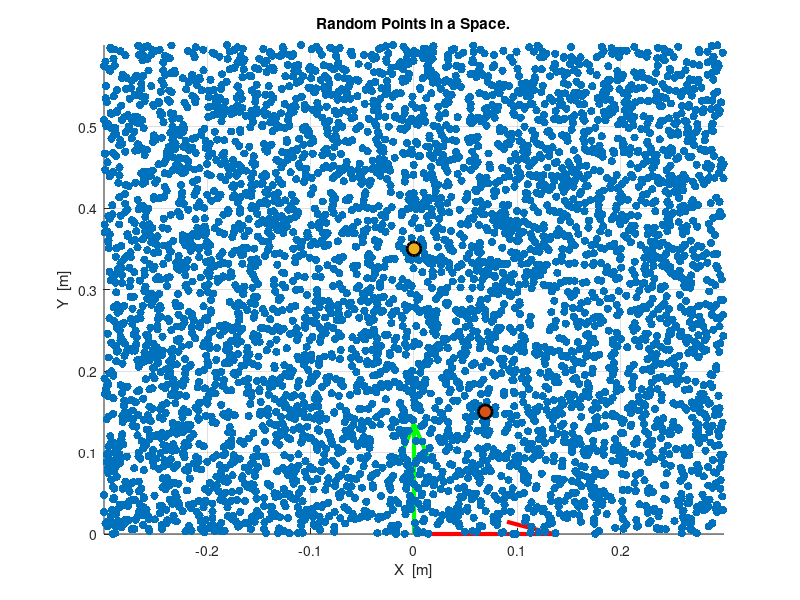

Reproduce this figure in MATLAB. (Note: this script raises an error after producing the figure.)
%　部分高速typeAの経路を表示する
%　データは以前作成したものを利用

clear;

addpath('.', '-end');
addpath('function', '-end');

load('data/random_point.mat', 'random_point');

apply_points = [];
first_pos = [0.069, 0.150];
goal_pos = [0.0, 0.35];


min_theta = 90;
max_theta = 114.4;
half_range = max_theta - min_theta;
average_theta = (min_theta + max_theta) / 2;

figure;

hold on;

grid on;

axis([-0.3 0.3 0.0 0.6]);
scatter(random_point(:, 1), random_point(:, 2), 'filled');
scatter(first_pos(1), first_pos(2), 100, 'filled', "g", 'MarkerEdgeColor', 'k', 'LineWidth', 2);
scatter(goal_pos(1), goal_pos(2), 100, 'filled', "r", 'MarkerEdgeColor', 'k', 'LineWidth', 2);

% x軸の描画
%line([0 0.2], [0 0], 'Color', 'red', 'LineWidth', 2); 
quiver(0.0, 0.0, 0.15, 0.0, 'Color', 'red', 'LineWidth', 3);
% y軸の描画
%line([0 0], [0 0.2], 'Color', 'green', 'LineWidth', 2); 
quiver(0.0, 0.0, 0.0, 0.15, 'Color', 'green', 'LineWidth', 3);


xlabel('X  [m]');
ylabel('Y  [m]');

title('Random Points in a Space.')

% ここはプログラム実行のための準備
origin_point = first_pos;
row_number = 0;
apply_points = [apply_points; first_pos];
diff_x_goal = goal_pos(1) - first_pos(1);
diff_y_goal = goal_pos(2) - first_pos(2);
goal_pos_theta = atan2(diff_y_goal, diff_x_goal);
goal_pos_theta = rad2deg(goal_pos_theta);

% ここから実施
% 手始めに一つずつ実施する
[return_point, all_points] = search_apply_point(first_pos, goal_pos, random_point, min_theta, max_theta, origin_point, goal_pos_theta);
apply_points = [apply_points; return_point];
origin_point = apply_points(end, :);
scatter(origin_point(1), origin_point(2), 100, 'filled', "k", 'MarkerEdgeColor', 'k', 'LineWidth', 2);